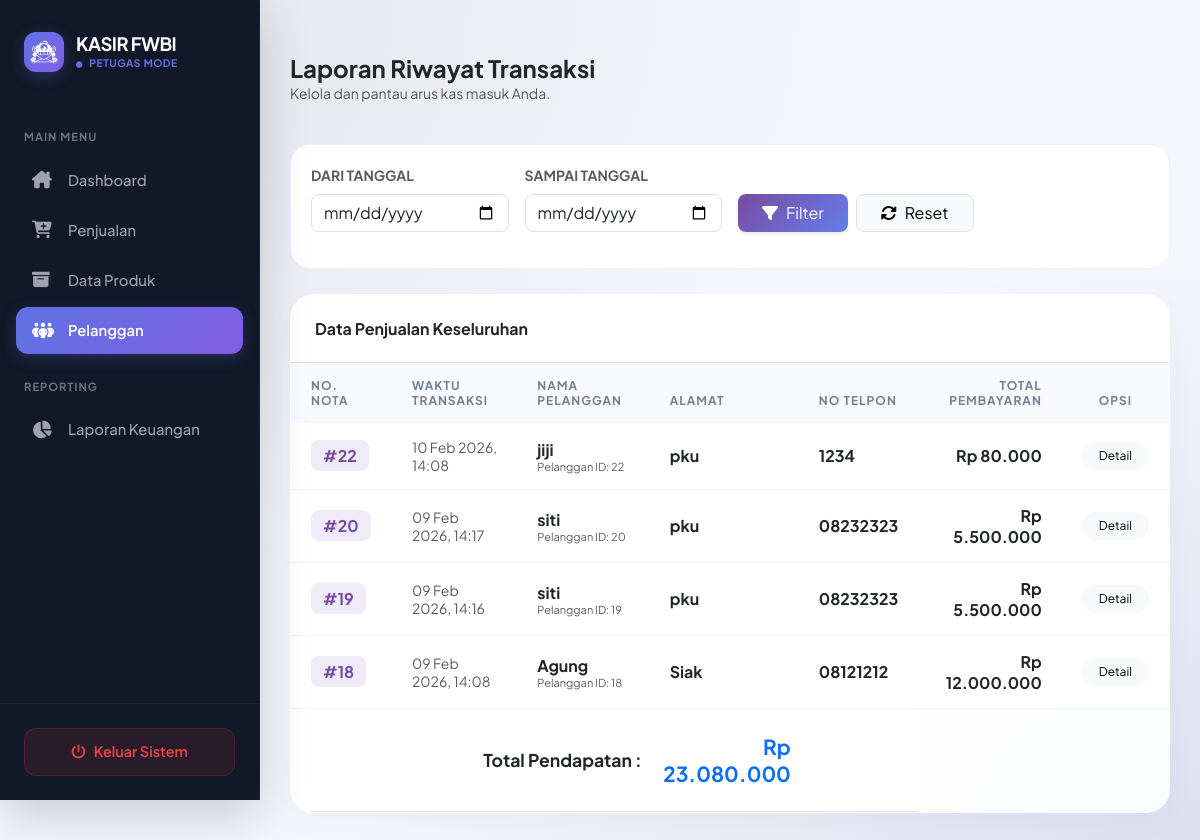
The app's page /petugas/pelanggan/index.php (signed in) with its own data.
### tables this page shows
CREATE TABLE `penjualan` (
  `PenjualanID` int(11) NOT NULL,
  `TanggalPenjualan` datetime NOT NULL DEFAULT current_timestamp(),
  `TotalHarga` decimal(10,2) NOT NULL,
  `PelangganID` int(11) NOT NULL
);

CREATE TABLE `pelanggan` (
  `PelangganID` int(11) NOT NULL,
  `NamaPelanggan` varchar(255) NOT NULL,
  `Alamat` text NOT NULL,
  `NomorTelepon` varchar(15) NOT NULL
);

### petugas/pelanggan/index.php (the view, shortened to what this page needs)
<?php
include '../../main/connect.php';
$tgl_mulai = $_GET['tgl_mulai'] ?? '';
$tgl_selesai = $_GET['tgl_selesai'] ?? '';
?>
<!DOCTYPE html>
<html lang="id">
<head>
    <link href="https://cdn.jsdelivr.net/npm/bootstrap@5.3.0/dist/css/bootstrap.min.css" rel="stylesheet">
    <link rel="stylesheet" href="https://cdnjs.cloudflare.com/ajax/libs/font-awesome/6.4.0/css/all.min.css">
</head>
<body>
<div class="d-flex">
    <div class="no-print">
        <?php include '../../template/sidebar.php'; ?>
    </div>
    <div class="main-content">
        <div class="d-flex justify-content-between align-items-center mb-4">
            <div>
                <h4 class="fw-bold text-dark mb-0">Laporan Riwayat Transaksi</h4>
                <p class="text-muted small">Kelola dan pantau arus kas masuk Anda.</p>
            </div>
        </div>
        <div class="filter-section no-print">
            <form method="GET" class="row g-3 align-items-end">
                <div class="col-md-3">
                    <label class="form-label small fw-bold text-muted">DARI TANGGAL</label>
                    <input type="date" name="tgl_mulai" class="form-control rounded-3" value="<?= $tgl_mulai; ?>" required>
                </div>
                <div class="col-md-3">
                    <label class="form-label small fw-bold text-muted">SAMPAI TANGGAL</label>
                    <input type="date" name="tgl_selesai" class="form-control rounded-3" value="<?= $tgl_selesai; ?>" required>
                </div>
                <div class="col-md-4 d-flex gap-2">
                    <button type="submit" class="btn btn-primary px-4 rounded-3 shadow-sm" style="background: var(--primary-gradient); border: none;">
                        <i class="fas fa-filter me-2"></i>Filter
                    </button>
                    <a href="index.php" class="btn btn-light px-4 rounded-3 border">
                        <i class="fas fa-sync-alt me-2"></i>Reset
                    </a>
                </div>
            </form>
        </div>
        <div class="report-card animate__animated animate__fadeInUp" style="animation-delay: 0.2s">
            <div class="p-4 bg-white border-bottom">
                <h6 class="fw-bold mb-0 text-dark">Data Penjualan Keseluruhan</h6>
            </div>
            <div class="table-responsive">
                <table class="table table-hover mb-0">
                    <thead>
                        <tr>
                            <th>No. Nota</th>
                            <th>Waktu Transaksi</th>
                            <th>Nama Pelanggan</th>
                            <th>ALAMAT</th>
                            <th>NO TELPON</th>
                            <th class="text-end">Total Pembayaran</th>
                            <th class="text-center no-print">Opsi</th>
                        </tr>
                    </thead>
                    <tbody>
                        <?php
                        $grand_total = 0;
                        if ($tgl_mulai != '' && $tgl_selesai != '') {
                            $query_str = "SELECT * FROM penjualan
                                          JOIN pelanggan ON penjualan.PelangganID = pelanggan.PelangganID
                                          WHERE TanggalPenjualan BETWEEN '$tgl_mulai 00:00:00' AND '$tgl_selesai 23:59:59'
                                          ORDER BY PenjualanID DESC";
                        } else {
                            $query_str = "SELECT * FROM penjualan
                                          JOIN pelanggan ON penjualan.PelangganID = pelanggan.PelangganID
                                          ORDER BY PenjualanID DESC";
                        }
                        $sql = mysqli_query($conn, $query_str);
                        while($d = mysqli_fetch_array($sql)){
                            $grand_total += $d['TotalHarga'];
                        ?>
                        <tr>
                            <td><span class="badge-nota">#<?= $d['PenjualanID']; ?></span></td>
                            <td class="text-muted small"><?= date('d M Y, H:i', strtotime($d['TanggalPenjualan'])); ?></td>
                            <td>
                                <div class="fw-bold text-dark"><?= $d['NamaPelanggan']; ?></div>
                                <div class="text-muted" style="font-size: 11px;">Pelanggan ID: <?= $d['PelangganID']; ?></div>
                            </td>
                            <td>
                                <div class="fw-bold text-dark"><?= $d['Alamat']; ?></div>
                            </td>
                            <td>
                                <div class="fw-bold text-dark"><?= $d['NomorTelepon']; ?></div>
                            </td>
                            <td class="text-end fw-bold text-dark">
                                Rp <?= number_format($d['TotalHarga'], 0, ',', '.'); ?>
                            </td>
                            <td class="text-center no-print">
                                <a href="detail.php?id=<?= $d['PenjualanID']; ?>" class="btn btn-sm btn-light rounded-pill px-3" style="font-size: 12px;">
                                    Detail
                                </a>
                            </td>
                        </tr>
                        <?php } ?>
                    </tbody>
                    <tfoot class="total-row">
                        <tr>
                            <th colspan="3" class="text-end py-4">Total Pendapatan :</th>
                            <th class="text-end py-4 text-primary fw-bold" style="font-size: 1.3rem;">
                                Rp <?= number_format($grand_total, 0, ',', '.'); ?>
                            </th>
                            <th class="no-print"></th>
                        </tr>
                    </tfoot>
                </table>
            </div>
        </div>
    </div>
</div>
</body>
</html>

### petugas/pelanggan/index.php (style rules this page uses)
:root { --primary-gradient: linear-gradient(135deg, #764ba2 0%, #667eea 100%); --glass-bg: rgba(255, 255, 255, 0.9); }
body { font-family: 'Plus Jakarta Sans', sans-serif; background-color: #f4f7fe; background-image: radial-gradient(at 0% 0%, hsla(253,16%,90%,1) 0, transparent 50%), radial-gradient(at 100% 100%, hsla(225,39%,90%,1) 0, transparent 50%); min-height: 100vh; }
.main-content { padding: 30px; width: 100%; }
.report-card { background: var(--glass-bg); backdrop-filter: blur(10px); border: 1px solid rgba(255, 255, 255, 0.5); border-radius: 24px; box-shadow: 0 10px 30px rgba(0, 0, 0, 0.03); overflow: hidden; }
.filter-section { background: white; border-radius: 20px; padding: 20px; margin-bottom: 25px; border: 1px solid #edf2f7; }
.table thead th { background: #f8faff; color: #718096; font-size: 0.75rem; text-transform: uppercase; letter-spacing: 1px; padding: 15px 20px; border: none; }
.table tbody td { padding: 15px 20px; border-bottom: 1px solid #f1f4f8; vertical-align: middle; }
.badge-nota { background: #f0ebf8; color: #764ba2; font-weight: 700; padding: 5px 12px; border-radius: 8px; }
.total-row { background: #fdfdff; font-size: 1.1rem; }

### template/sidebar.php (style rules this page uses)
:root { --sidebar-bg: #111827; --accent-color: #5e72e4; --hover-bg: rgba(255, 255, 255, 0.05); --text-gray: #9ca3af; }

### records on screen
penjualan: PenjualanID "22", TanggalPenjualan "10 Feb 2026, 14:08", PelangganID.NamaPelanggan "jiji", PelangganID.PelangganID "22", PelangganID.Alamat "pku", PelangganID.NomorTelepon "1234", TotalHarga "80.000"
penjualan: PenjualanID "20", TanggalPenjualan "09 Feb 2026, 14:17", PelangganID.NamaPelanggan "siti", PelangganID.PelangganID "20", PelangganID.Alamat "pku", PelangganID.NomorTelepon "08232323", TotalHarga "5.500.000"
penjualan: PenjualanID "19", TanggalPenjualan "09 Feb 2026, 14:16", PelangganID.NamaPelanggan "siti", PelangganID.PelangganID "19", PelangganID.Alamat "pku", PelangganID.NomorTelepon "08232323", TotalHarga "5.500.000"
penjualan: PenjualanID "18", TanggalPenjualan "09 Feb 2026, 14:08", PelangganID.NamaPelanggan "Agung", PelangganID.PelangganID "18", PelangganID.Alamat "Siak", PelangganID.NomorTelepon "08121212", TotalHarga "12.000.000"

### other values on screen
$_SESSION['role'] "PETUGAS"
$grand_total "23.080.000"
